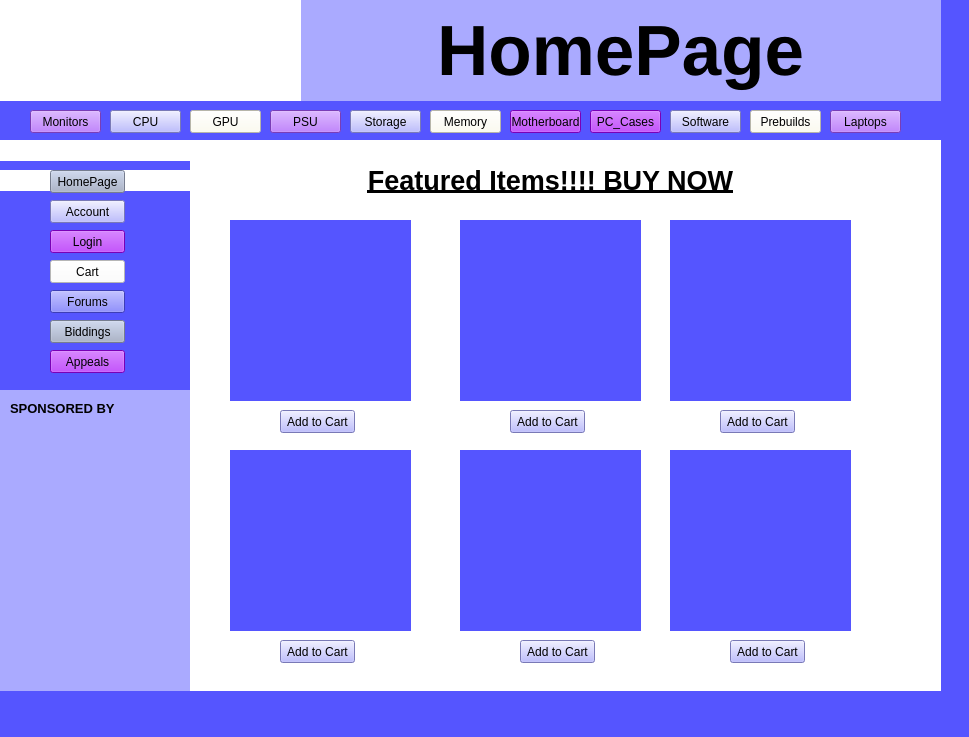
<?xml version="1.0" encoding="UTF-8"?>
<ui version="4.0">
 <class>HomePage</class>
 <widget class="QMainWindow" name="HomePage">
  <property name="geometry">
   <rect>
    <x>0</x>
    <y>0</y>
    <width>969</width>
    <height>737</height>
   </rect>
  </property>
  <property name="windowTitle">
   <string>MainWindow</string>
  </property>
  <property name="autoFillBackground">
   <bool>false</bool>
  </property>
  <property name="styleSheet">
   <string notr="true">background-color: rgb(255, 170, 255);
background-color: rgb(0, 0, 0);
background-color: rgb(85, 85, 255);</string>
  </property>
  <widget class="QWidget" name="centralwidget">
   <widget class="QLabel" name="label">
    <property name="geometry">
     <rect>
      <x>0</x>
      <y>0</y>
      <width>301</width>
      <height>101</height>
     </rect>
    </property>
    <property name="styleSheet">
     <string notr="true">background-color: rgb(255, 255, 255);</string>
    </property>
    <property name="text">
     <string/>
    </property>
    <property name="pixmap">
     <pixmap>SpoiledEGG_New.png</pixmap>
    </property>
   </widget>
   <widget class="QPushButton" name="Forums_Button">
    <property name="geometry">
     <rect>
      <x>50</x>
      <y>290</y>
      <width>75</width>
      <height>23</height>
     </rect>
    </property>
    <property name="text">
     <string>Forums</string>
    </property>
   </widget>
   <widget class="QPushButton" name="Loggout_Button">
    <property name="geometry">
     <rect>
      <x>50</x>
      <y>230</y>
      <width>75</width>
      <height>23</height>
     </rect>
    </property>
    <property name="styleSheet">
     <string notr="true">background-color: rgb(170, 0, 255);</string>
    </property>
    <property name="text">
     <string>Login</string>
    </property>
   </widget>
   <widget class="QPushButton" name="HomePage_Button">
    <property name="geometry">
     <rect>
      <x>50</x>
      <y>170</y>
      <width>75</width>
      <height>23</height>
     </rect>
    </property>
    <property name="styleSheet">
     <string notr="true">background-color: rgb(165, 175, 200);</string>
    </property>
    <property name="text">
     <string>HomePage</string>
    </property>
   </widget>
   <widget class="QPushButton" name="Account_Button">
    <property name="geometry">
     <rect>
      <x>50</x>
      <y>200</y>
      <width>75</width>
      <height>23</height>
     </rect>
    </property>
    <property name="styleSheet">
     <string notr="true">background-color: rgb(170, 170, 255);</string>
    </property>
    <property name="text">
     <string>Account</string>
    </property>
   </widget>
   <widget class="QLabel" name="label_3">
    <property name="geometry">
     <rect>
      <x>190</x>
      <y>140</y>
      <width>751</width>
      <height>551</height>
     </rect>
    </property>
    <property name="autoFillBackground">
     <bool>false</bool>
    </property>
    <property name="styleSheet">
     <string notr="true">background-color: rgb(255, 255, 255);
border-color: rgb(170, 0, 255);</string>
    </property>
    <property name="text">
     <string/>
    </property>
   </widget>
   <widget class="QLabel" name="label_4">
    <property name="geometry">
     <rect>
      <x>300</x>
      <y>0</y>
      <width>641</width>
      <height>101</height>
     </rect>
    </property>
    <property name="font">
     <font>
      <pointsize>53</pointsize>
      <weight>75</weight>
      <bold>true</bold>
     </font>
    </property>
    <property name="autoFillBackground">
     <bool>false</bool>
    </property>
    <property name="styleSheet">
     <string notr="true">background-color: rgb(170, 170, 255);</string>
    </property>
    <property name="text">
     <string>HomePage</string>
    </property>
    <property name="alignment">
     <set>Qt::AlignCenter</set>
    </property>
   </widget>
   <widget class="QPushButton" name="pushButton_17">
    <property name="geometry">
     <rect>
      <x>90</x>
      <y>810</y>
      <width>75</width>
      <height>23</height>
     </rect>
    </property>
    <property name="text">
     <string>PushButton</string>
    </property>
   </widget>
   <widget class="QLabel" name="Highlighter_for_Menu">
    <property name="geometry">
     <rect>
      <x>0</x>
      <y>170</y>
      <width>191</width>
      <height>21</height>
     </rect>
    </property>
    <property name="font">
     <font>
      <pointsize>20</pointsize>
      <weight>75</weight>
      <bold>true</bold>
     </font>
    </property>
    <property name="styleSheet">
     <string notr="true">background-color: rgb(255, 255, 255);</string>
    </property>
    <property name="text">
     <string/>
    </property>
    <property name="alignment">
     <set>Qt::AlignCenter</set>
    </property>
   </widget>
   <widget class="QLabel" name="label_2">
    <property name="geometry">
     <rect>
      <x>0</x>
      <y>390</y>
      <width>190</width>
      <height>301</height>
     </rect>
    </property>
    <property name="autoFillBackground">
     <bool>false</bool>
    </property>
    <property name="styleSheet">
     <string notr="true">background-color: rgb(255, 255, 255);
background-color: rgb(170, 170, 255);</string>
    </property>
    <property name="text">
     <string/>
    </property>
   </widget>
   <widget class="QLabel" name="label_5">
    <property name="geometry">
     <rect>
      <x>10</x>
      <y>400</y>
      <width>141</width>
      <height>16</height>
     </rect>
    </property>
    <property name="font">
     <font>
      <pointsize>10</pointsize>
      <weight>75</weight>
      <bold>true</bold>
     </font>
    </property>
    <property name="styleSheet">
     <string notr="true">background-color: rgb(255, 170, 255);
background-color: rgb(170, 170, 255);</string>
    </property>
    <property name="text">
     <string>SPONSORED BY</string>
    </property>
   </widget>
   <widget class="QLabel" name="label_9">
    <property name="geometry">
     <rect>
      <x>0</x>
      <y>140</y>
      <width>190</width>
      <height>21</height>
     </rect>
    </property>
    <property name="styleSheet">
     <string notr="true">background-color: rgb(170, 170, 255);
background-color: rgb(255, 255, 255);</string>
    </property>
    <property name="text">
     <string/>
    </property>
   </widget>
   <widget class="QPushButton" name="Laptops_Button">
    <property name="geometry">
     <rect>
      <x>830</x>
      <y>110</y>
      <width>71</width>
      <height>23</height>
     </rect>
    </property>
    <property name="styleSheet">
     <string notr="true">background-color: rgb(170, 85, 255);</string>
    </property>
    <property name="text">
     <string>Laptops</string>
    </property>
   </widget>
   <widget class="QPushButton" name="Prebuilds_Button">
    <property name="geometry">
     <rect>
      <x>750</x>
      <y>110</y>
      <width>71</width>
      <height>23</height>
     </rect>
    </property>
    <property name="styleSheet">
     <string notr="true">background-color: rgb(255, 254, 237);</string>
    </property>
    <property name="text">
     <string>Prebuilds</string>
    </property>
   </widget>
   <widget class="QPushButton" name="PC_Cases_Button">
    <property name="geometry">
     <rect>
      <x>590</x>
      <y>110</y>
      <width>71</width>
      <height>23</height>
     </rect>
    </property>
    <property name="styleSheet">
     <string notr="true">background-color: rgb(170, 0, 255);</string>
    </property>
    <property name="text">
     <string>PC_Cases</string>
    </property>
   </widget>
   <widget class="QPushButton" name="CPU_Button">
    <property name="geometry">
     <rect>
      <x>110</x>
      <y>110</y>
      <width>71</width>
      <height>23</height>
     </rect>
    </property>
    <property name="styleSheet">
     <string notr="true">background-color: rgb(170, 170, 255);</string>
    </property>
    <property name="text">
     <string>CPU</string>
    </property>
   </widget>
   <widget class="QPushButton" name="GPU_Button">
    <property name="geometry">
     <rect>
      <x>190</x>
      <y>110</y>
      <width>71</width>
      <height>23</height>
     </rect>
    </property>
    <property name="styleSheet">
     <string notr="true">background-color: rgb(255, 254, 237);</string>
    </property>
    <property name="text">
     <string>GPU</string>
    </property>
   </widget>
   <widget class="QPushButton" name="PSU_Button">
    <property name="geometry">
     <rect>
      <x>270</x>
      <y>110</y>
      <width>71</width>
      <height>23</height>
     </rect>
    </property>
    <property name="styleSheet">
     <string notr="true">background-color: rgb(170, 85, 255);</string>
    </property>
    <property name="text">
     <string>PSU</string>
    </property>
   </widget>
   <widget class="QPushButton" name="Software_Button">
    <property name="geometry">
     <rect>
      <x>670</x>
      <y>110</y>
      <width>71</width>
      <height>23</height>
     </rect>
    </property>
    <property name="styleSheet">
     <string notr="true">background-color: rgb(170, 170, 255);</string>
    </property>
    <property name="text">
     <string>Software</string>
    </property>
   </widget>
   <widget class="QPushButton" name="Monitors_Button">
    <property name="geometry">
     <rect>
      <x>30</x>
      <y>110</y>
      <width>71</width>
      <height>23</height>
     </rect>
    </property>
    <property name="styleSheet">
     <string notr="true">background-color: rgb(170, 85, 255);</string>
    </property>
    <property name="text">
     <string>Monitors</string>
    </property>
   </widget>
   <widget class="QPushButton" name="Storage_Button">
    <property name="geometry">
     <rect>
      <x>350</x>
      <y>110</y>
      <width>71</width>
      <height>23</height>
     </rect>
    </property>
    <property name="styleSheet">
     <string notr="true">background-color: rgb(170, 170, 255);</string>
    </property>
    <property name="text">
     <string>Storage</string>
    </property>
   </widget>
   <widget class="QPushButton" name="Motherboard_Button">
    <property name="geometry">
     <rect>
      <x>510</x>
      <y>110</y>
      <width>71</width>
      <height>23</height>
     </rect>
    </property>
    <property name="styleSheet">
     <string notr="true">background-color: rgb(170, 0, 255);</string>
    </property>
    <property name="text">
     <string>Motherboard</string>
    </property>
   </widget>
   <widget class="QPushButton" name="Memory_Button">
    <property name="geometry">
     <rect>
      <x>430</x>
      <y>110</y>
      <width>71</width>
      <height>23</height>
     </rect>
    </property>
    <property name="styleSheet">
     <string notr="true">background-color: rgb(255, 254, 237);</string>
    </property>
    <property name="text">
     <string>Memory</string>
    </property>
   </widget>
   <widget class="QPushButton" name="Cart_Button">
    <property name="geometry">
     <rect>
      <x>50</x>
      <y>260</y>
      <width>75</width>
      <height>23</height>
     </rect>
    </property>
    <property name="styleSheet">
     <string notr="true">background-color: rgb(255, 255, 255);</string>
    </property>
    <property name="text">
     <string>Cart</string>
    </property>
   </widget>
   <widget class="QLabel" name="Image1">
    <property name="geometry">
     <rect>
      <x>230</x>
      <y>220</y>
      <width>181</width>
      <height>181</height>
     </rect>
    </property>
    <property name="text">
     <string/>
    </property>
   </widget>
   <widget class="QLabel" name="Image2">
    <property name="geometry">
     <rect>
      <x>460</x>
      <y>220</y>
      <width>181</width>
      <height>181</height>
     </rect>
    </property>
    <property name="text">
     <string/>
    </property>
   </widget>
   <widget class="QLabel" name="Image3">
    <property name="geometry">
     <rect>
      <x>670</x>
      <y>220</y>
      <width>181</width>
      <height>181</height>
     </rect>
    </property>
    <property name="text">
     <string/>
    </property>
   </widget>
   <widget class="QLabel" name="Image4">
    <property name="geometry">
     <rect>
      <x>230</x>
      <y>450</y>
      <width>181</width>
      <height>181</height>
     </rect>
    </property>
    <property name="text">
     <string/>
    </property>
   </widget>
   <widget class="QLabel" name="Image5">
    <property name="geometry">
     <rect>
      <x>460</x>
      <y>450</y>
      <width>181</width>
      <height>181</height>
     </rect>
    </property>
    <property name="text">
     <string/>
    </property>
   </widget>
   <widget class="QLabel" name="Image6">
    <property name="geometry">
     <rect>
      <x>670</x>
      <y>450</y>
      <width>181</width>
      <height>181</height>
     </rect>
    </property>
    <property name="text">
     <string/>
    </property>
   </widget>
   <widget class="QLabel" name="label_14">
    <property name="geometry">
     <rect>
      <x>280</x>
      <y>160</y>
      <width>541</width>
      <height>41</height>
     </rect>
    </property>
    <property name="font">
     <font>
      <pointsize>20</pointsize>
      <weight>75</weight>
      <bold>true</bold>
      <underline>true</underline>
     </font>
    </property>
    <property name="styleSheet">
     <string notr="true">background-color: rgb(255, 255, 255);</string>
    </property>
    <property name="text">
     <string>Featured Items!!!! BUY NOW</string>
    </property>
    <property name="alignment">
     <set>Qt::AlignCenter</set>
    </property>
   </widget>
   <widget class="QPushButton" name="Add_to_Cart1">
    <property name="geometry">
     <rect>
      <x>280</x>
      <y>410</y>
      <width>75</width>
      <height>23</height>
     </rect>
    </property>
    <property name="styleSheet">
     <string notr="true">background-color: rgb(170, 170, 255);</string>
    </property>
    <property name="text">
     <string>Add to Cart</string>
    </property>
   </widget>
   <widget class="QPushButton" name="Add_to_Cart4">
    <property name="geometry">
     <rect>
      <x>280</x>
      <y>640</y>
      <width>75</width>
      <height>23</height>
     </rect>
    </property>
    <property name="styleSheet">
     <string notr="true">background-color: rgb(170, 170, 255);</string>
    </property>
    <property name="text">
     <string>Add to Cart</string>
    </property>
   </widget>
   <widget class="QPushButton" name="Add_to_Cart2">
    <property name="geometry">
     <rect>
      <x>510</x>
      <y>410</y>
      <width>75</width>
      <height>23</height>
     </rect>
    </property>
    <property name="styleSheet">
     <string notr="true">background-color: rgb(170, 170, 255);</string>
    </property>
    <property name="text">
     <string>Add to Cart</string>
    </property>
   </widget>
   <widget class="QPushButton" name="Add_to_Cart5">
    <property name="geometry">
     <rect>
      <x>520</x>
      <y>640</y>
      <width>75</width>
      <height>23</height>
     </rect>
    </property>
    <property name="styleSheet">
     <string notr="true">background-color: rgb(170, 170, 255);</string>
    </property>
    <property name="text">
     <string>Add to Cart</string>
    </property>
   </widget>
   <widget class="QPushButton" name="Add_to_Cart3">
    <property name="geometry">
     <rect>
      <x>720</x>
      <y>410</y>
      <width>75</width>
      <height>23</height>
     </rect>
    </property>
    <property name="styleSheet">
     <string notr="true">background-color: rgb(170, 170, 255);</string>
    </property>
    <property name="text">
     <string>Add to Cart</string>
    </property>
   </widget>
   <widget class="QPushButton" name="Add_to_Cart6">
    <property name="geometry">
     <rect>
      <x>730</x>
      <y>640</y>
      <width>75</width>
      <height>23</height>
     </rect>
    </property>
    <property name="styleSheet">
     <string notr="true">background-color: rgb(170, 170, 255);</string>
    </property>
    <property name="text">
     <string>Add to Cart</string>
    </property>
   </widget>
   <widget class="QPushButton" name="Bidding_Button">
    <property name="geometry">
     <rect>
      <x>50</x>
      <y>320</y>
      <width>75</width>
      <height>23</height>
     </rect>
    </property>
    <property name="styleSheet">
     <string notr="true">background-color: rgb(165, 175, 200);</string>
    </property>
    <property name="text">
     <string>Biddings</string>
    </property>
   </widget>
   <widget class="QPushButton" name="Appeals_Button">
    <property name="geometry">
     <rect>
      <x>50</x>
      <y>350</y>
      <width>75</width>
      <height>23</height>
     </rect>
    </property>
    <property name="styleSheet">
     <string notr="true">background-color: rgb(170, 0, 255);</string>
    </property>
    <property name="text">
     <string>Appeals</string>
    </property>
   </widget>
   <zorder>Highlighter_for_Menu</zorder>
   <zorder>label_4</zorder>
   <zorder>label</zorder>
   <zorder>Forums_Button</zorder>
   <zorder>Loggout_Button</zorder>
   <zorder>HomePage_Button</zorder>
   <zorder>Account_Button</zorder>
   <zorder>label_3</zorder>
   <zorder>pushButton_17</zorder>
   <zorder>label_2</zorder>
   <zorder>label_5</zorder>
   <zorder>label_9</zorder>
   <zorder>Laptops_Button</zorder>
   <zorder>Prebuilds_Button</zorder>
   <zorder>PC_Cases_Button</zorder>
   <zorder>CPU_Button</zorder>
   <zorder>GPU_Button</zorder>
   <zorder>PSU_Button</zorder>
   <zorder>Software_Button</zorder>
   <zorder>Monitors_Button</zorder>
   <zorder>Storage_Button</zorder>
   <zorder>Motherboard_Button</zorder>
   <zorder>Memory_Button</zorder>
   <zorder>Cart_Button</zorder>
   <zorder>Image1</zorder>
   <zorder>Image2</zorder>
   <zorder>Image3</zorder>
   <zorder>Image4</zorder>
   <zorder>Image5</zorder>
   <zorder>Image6</zorder>
   <zorder>label_14</zorder>
   <zorder>Add_to_Cart1</zorder>
   <zorder>Add_to_Cart4</zorder>
   <zorder>Add_to_Cart2</zorder>
   <zorder>Add_to_Cart5</zorder>
   <zorder>Add_to_Cart3</zorder>
   <zorder>Add_to_Cart6</zorder>
   <zorder>Bidding_Button</zorder>
   <zorder>Appeals_Button</zorder>
  </widget>
  <widget class="QStatusBar" name="statusbar"/>
 </widget>
 <resources/>
 <connections/>
</ui>
